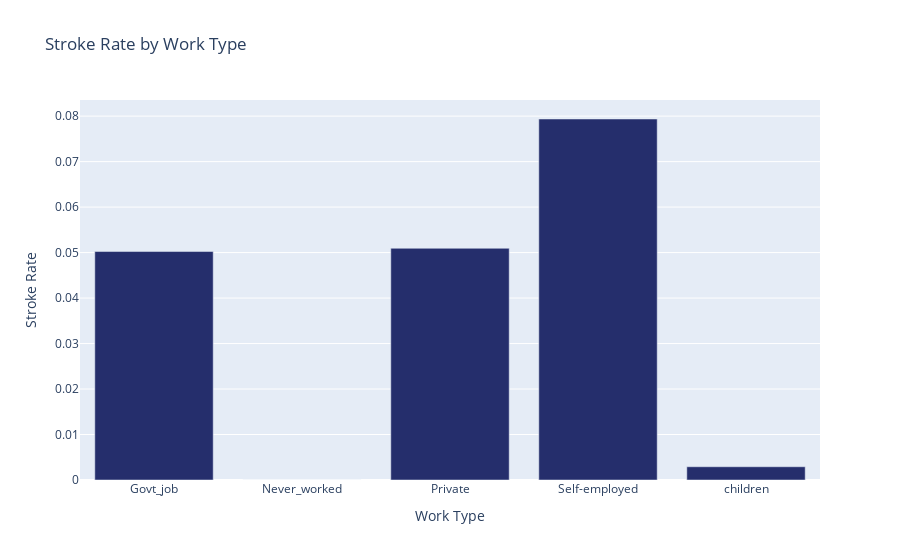

Notebook cell for this chart:
### Markdown cell above
**Stroke rate by Work type**

### Code cell
work_stroke_rates = df.groupby("work_type")["stroke"].mean().reset_index()
colors = ['#252E6C']

fig = px.bar(work_stroke_rates, x="work_type", y="stroke",
             title="Stroke Rate by Work Type",
             labels={"work_type": "Work Type", "stroke": "Stroke Rate"},
             color_discrete_sequence=colors)

fig.update_layout(xaxis_title="Work Type", yaxis_title="Stroke Rate")
fig.show()

### Figure 1 — Plotly figure (JSON) as saved in the notebook; plotly's stock layout.template omitted (floating-point values rounded to 4 significant figures)
{"data": [{"alignmentgroup": "True", "hovertemplate": "Work Type=%{x}<br>Stroke Rate=%{y}<extra></extra>", "legendgroup": "", "marker": {"color": "#252E6C", "pattern": {"shape": ""}}, "name": "", "offsetgroup": "", "orientation": "v", "showlegend": false, "textposition": "auto", "type": "bar", "x": ["Govt_job", "Never_worked", "Private", "Self-employed", "children"], "xaxis": "x", "y": [0.05023, 0, 0.05094, 0.07937, 0.002911], "yaxis": "y"}], "layout": {"barmode": "relative", "legend": {"tracegroupgap": 0}, "title": {"text": "Stroke Rate by Work Type"}, "xaxis": {"anchor": "y", "domain": [0, 1], "title": {"text": "Work Type"}}, "yaxis": {"anchor": "x", "domain": [0, 1], "title": {"text": "Stroke Rate"}}}}
